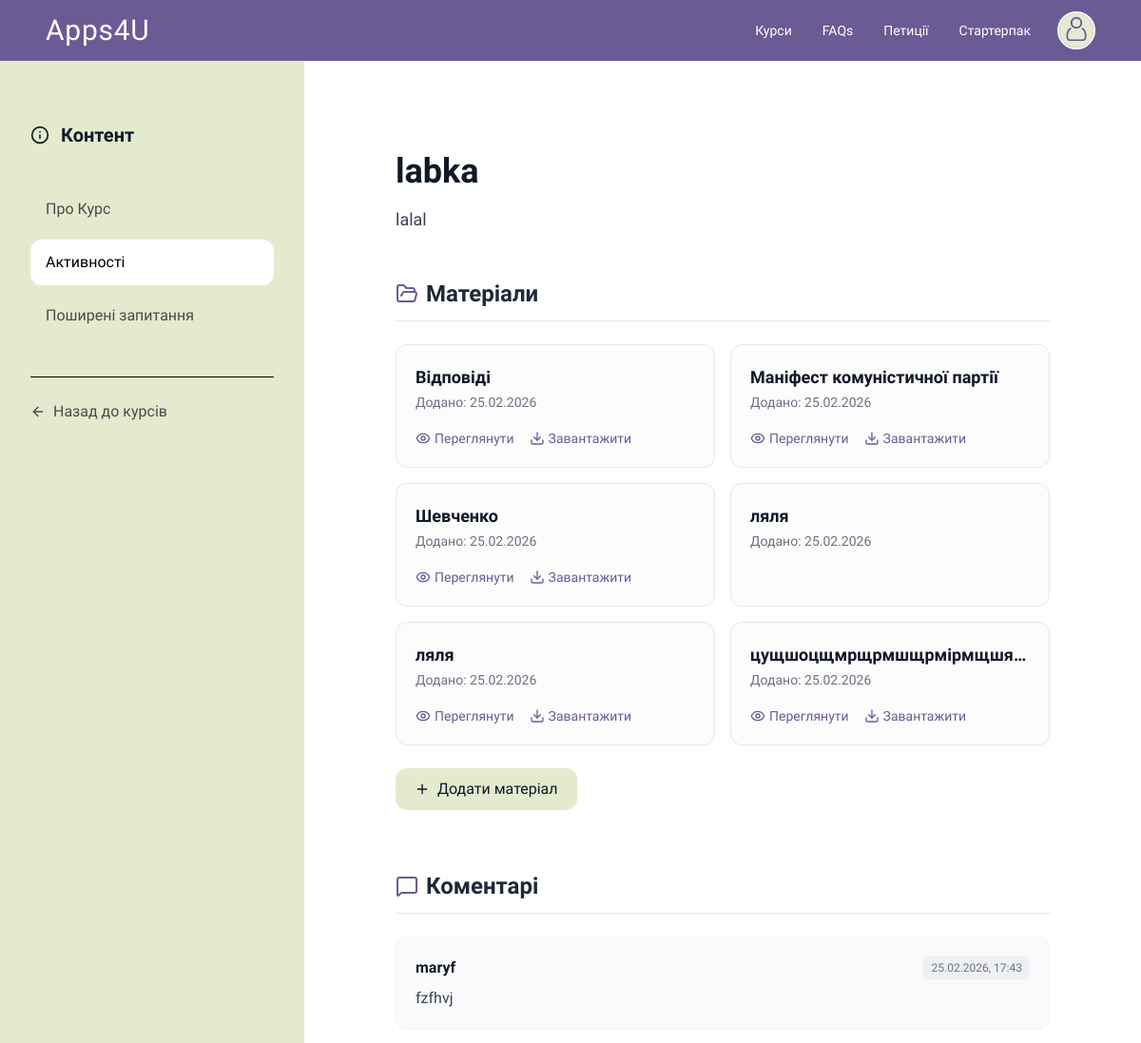
The page /сourses/1/activities/1 (signed in, upper part) on the database as committed earlier.
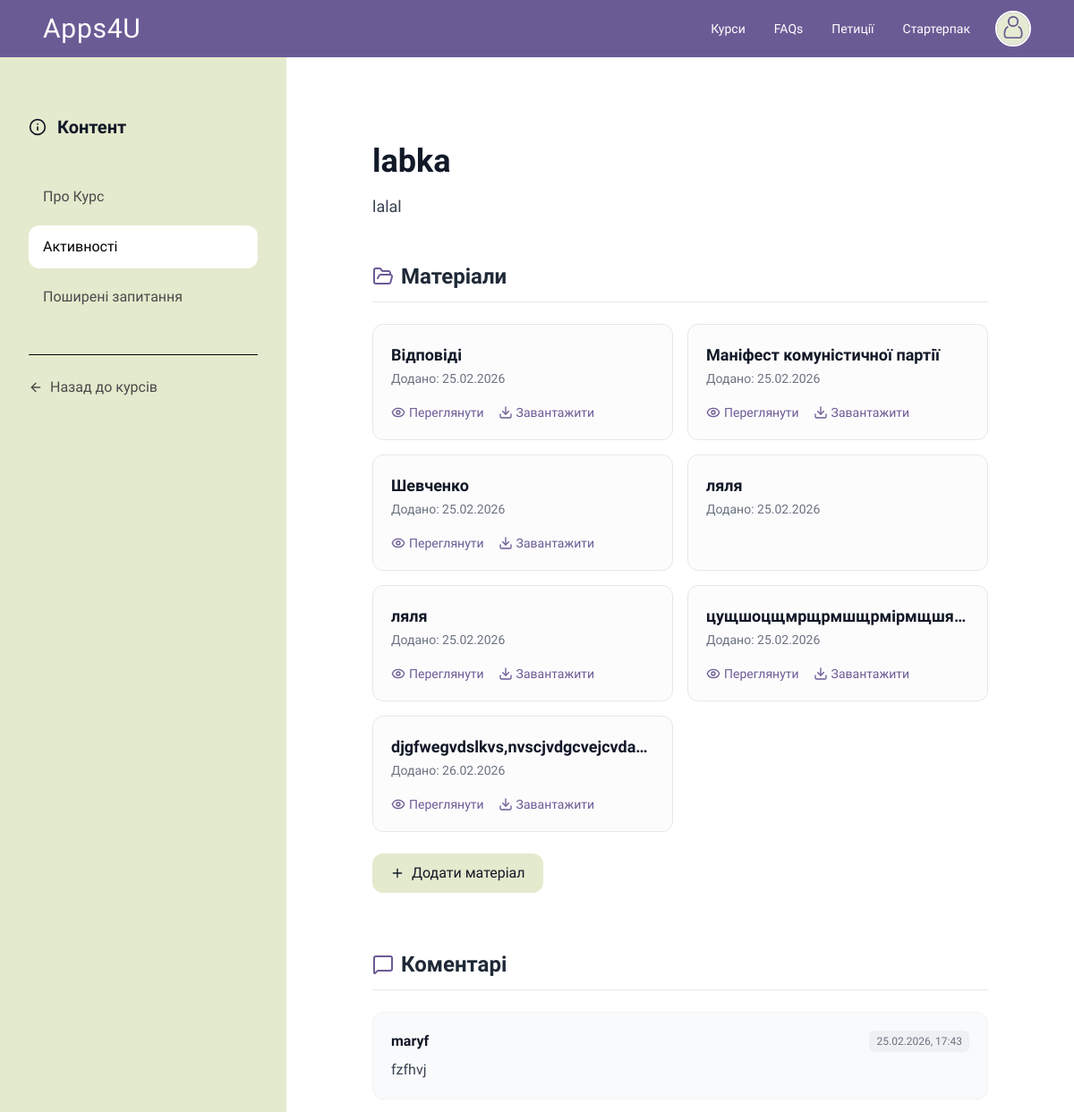
The same page on the database as committed later.
### courses/models.py (models this page shows, shortened)
class Material(models.Model):
    activity = models.ForeignKey(Activity, related_name='materials', on_delete=models.CASCADE)
    name = models.CharField(max_length=100)
    upload = models.FileField(upload_to='activity_materials/', null=True, blank=True)
    uploaded_at = models.DateTimeField(auto_now_add=True)

class Comment(models.Model):
    post = models.ForeignKey(Activity, on_delete=models.CASCADE, related_name="comments")
    name = models.CharField(max_length=200)
    body = models.TextField()
    date_added = models.DateTimeField(auto_now_add=True)

### courses/views.py (called while the page is built)
@login_required
def activity_detail(request, course_slug, activity_id):
    course = get_object_or_404(Course, slug=course_slug)
    activity = get_object_or_404(Activity, id=activity_id)
    return render(request, 'activities/detail_activity.html', {
        'course': course,
        'activity': activity,
    })

### courses/templates/activities/detail_activity.html (shortened to what the changed rows need)
{% extends "base.html" %}
{% load static %}
{% block content %}
    <div class="flex-grow pt-16 flex flex-col md:flex-row">
        <main class="flex-1 bg-white p-8 md:p-16 lg:p-24 max-w-5xl mx-auto">
            <div class="mb-12">
                <h1 class="text-3xl md:text-4xl font-bold text-gray-900 mb-4">{{ activity.activity_text }}</h1>
            </div>
            <div class="mb-16">
                <h2 class="text-2xl font-bold text-gray-800 border-b border-gray-200 pb-3 mb-6 flex items-center gap-2">
                    <i data-lucide="folder-open" class="w-6 h-6 text-[#6B5B95]"></i> Матеріали
                </h2>
                <div class="grid grid-cols-1 md:grid-cols-2 gap-4 mb-6">
                    {% for material in activity.materials.all %}
                    <div class="border border-gray-200 rounded-xl p-5 hover:shadow-md transition bg-gray-50/50 flex flex-col justify-between group">
                        <div class="mb-4">
                            <span class="font-semibold text-lg text-gray-900 block truncate" title="{{ material.name }}">{{ material.name }}</span>
                            <span class="text-sm text-gray-500">Додано: {{ material.uploaded_at|date:"d.m.Y" }}</span>
                        </div>
                        <div class="flex items-center gap-4">
                            {% if material.upload %}
                                <a href="{{ material.upload.url }}" target="_blank" class="flex items-center gap-1 text-sm font-medium text-[#6B5B95] hover:text-black transition">
                                    <i data-lucide="eye" class="w-4 h-4"></i> Переглянути
                                </a>
                                <a href="{{ material.upload.url }}" download class="flex items-center gap-1 text-sm font-medium text-[#6B5B95] hover:text-black transition">
                                    <i data-lucide="download" class="w-4 h-4"></i> Завантажити
                                </a>
                            {% endif %}
                        </div>
                    </div>
                    {% empty %}
                    <div class="col-span-full bg-gray-50 rounded-xl p-6 text-center text-gray-500 border border-dashed border-gray-300">
                        <i data-lucide="file-x-2" class="w-8 h-8 mx-auto mb-2 opacity-50"></i>
                        <p>Матеріали поки що відсутні.</p>
                    </div>
                    {% endfor %}
                </div>
            </div>
            <div class="mb-12">
                <h2 class="text-2xl font-bold text-gray-800 border-b border-gray-200 pb-3 mb-6 flex items-center gap-2">
                    <i data-lucide="message-square" class="w-6 h-6 text-[#6B5B95]"></i> Коментарі
                </h2>
                <div class="space-y-4 mb-6">
                    {% for comment in activity.comments.all %}
                    <div class="bg-gray-50 border border-gray-100 rounded-xl p-5 hover:bg-white hover:border-gray-200 transition hover:shadow-sm">
                        <div class="flex justify-between items-start mb-2">
                            <strong class="text-gray-900 font-bold">{{ comment.name }}</strong>
                            <span class="text-xs text-gray-500 bg-gray-200/50 px-2 py-1 rounded-md">{{ comment.date_added|date:"d.m.Y, H:i" }}</span>
                        </div>
                        <p class="text-gray-700 whitespace-pre-line">{{ comment.body }}</p>
                    </div>
                    {% empty %}
                    <p class="text-gray-500 italic px-2">Поки що немає коментарів.</p>
                    {% endfor %}
                </div>
            </div>
        </main>
    </div>
{% endblock %}

Rows that differ between the two databases and show on the page:
added Material: name "djgfwegvdslkvs,nvscjvdgcvejcvda…", uploaded_at "26.02.2026"
